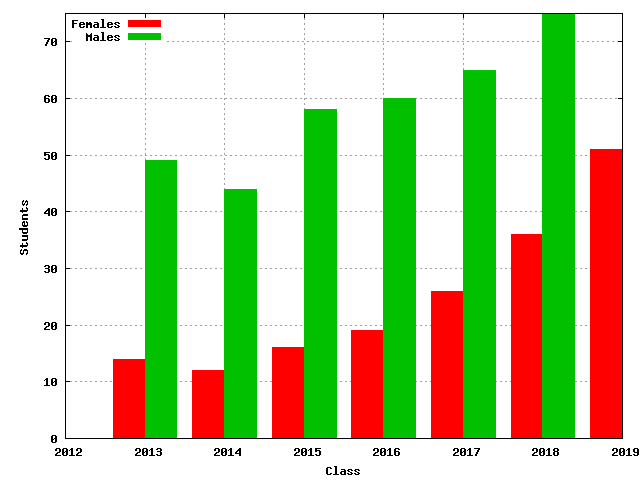

This chart was generated by the following gnuplot code:
set terminal png
set xrange [2012:2019]
set yrange [0:75]
set grid
set key left
set style data histogram
set style fill solid border
set boxwidth 0.40
set xtics 2012,1,2019
set xlabel 'Class'
set ylabel 'Students'

plot	'gender.dat' using ($1-0.2):2 title "Females" with boxes,\
	'gender.dat' using ($1+0.2):3 title "Males" with boxes
